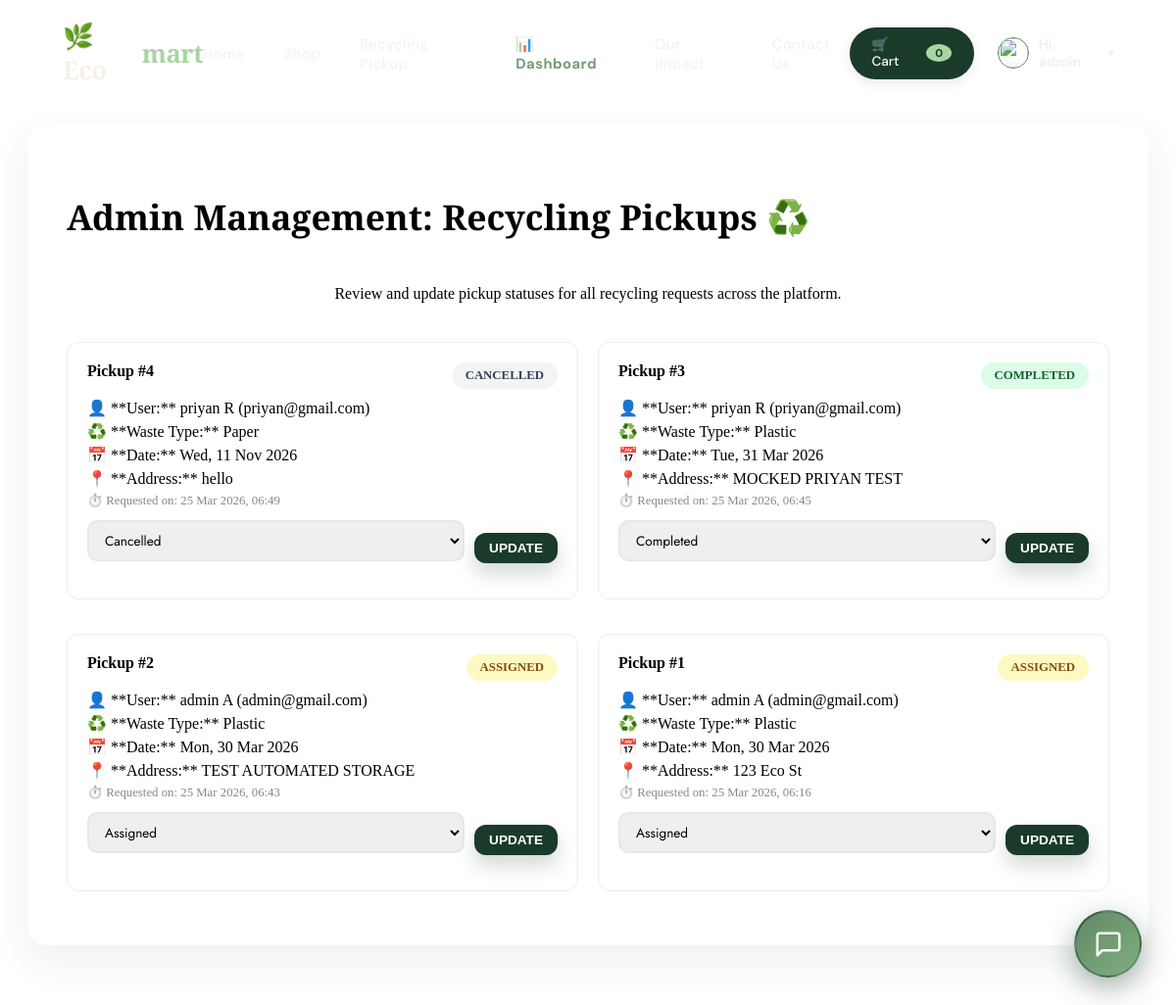
The app's page /manage-pickups/ (signed in), older data.
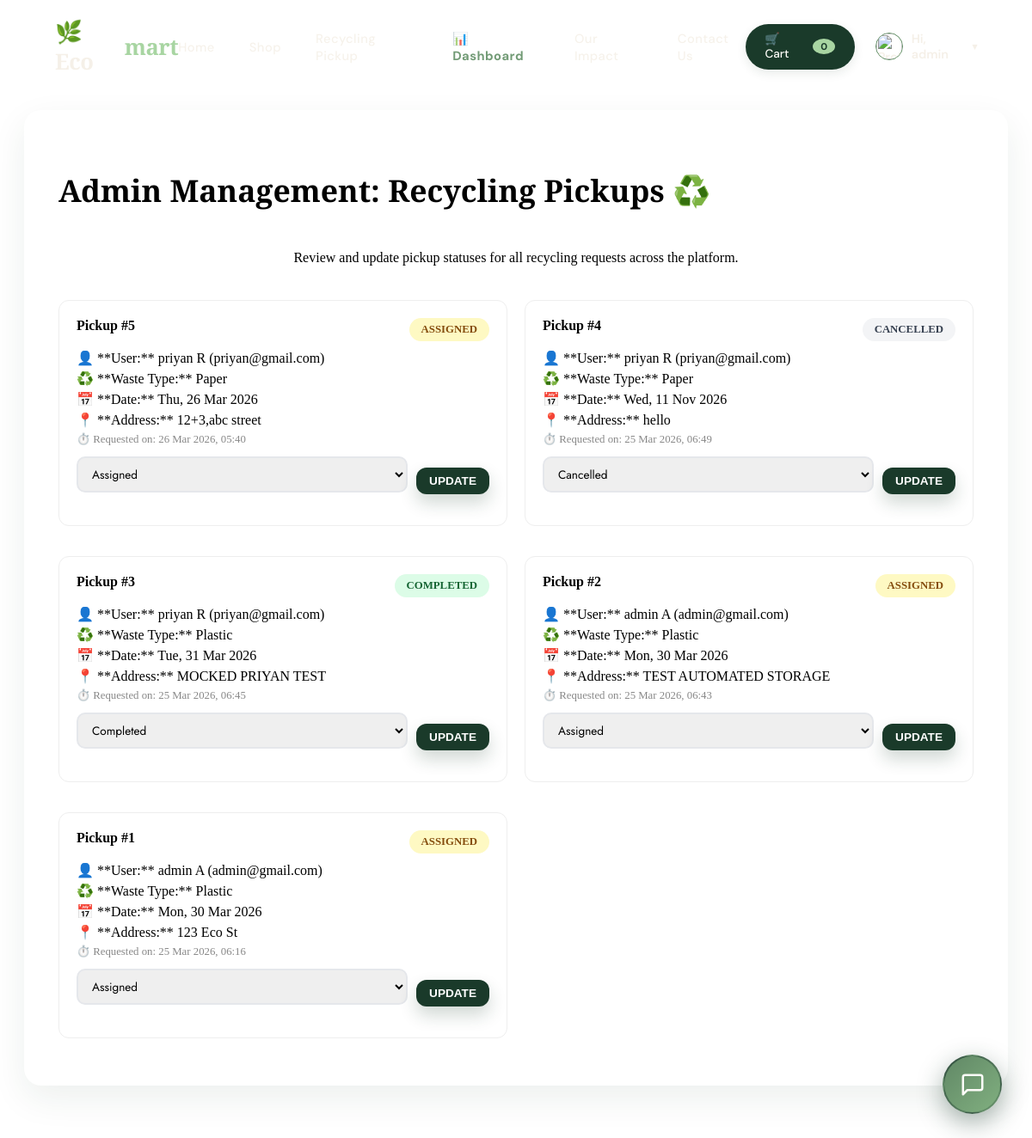
The same page, newer data.
### myapp/models.py (models this page shows, shortened)
class PickupRequest(models.Model):
    WASTE_TYPES = (
        ('Plastic', 'Plastic'),
        ('Electronic', 'Electronic/E-Waste'),
        ('Thermoplastics', 'Plastic - Thermoplastics'),
        ('Thermosetting Plastics', 'Plastic - Thermosetting Plastics'),
        ('Biodegradable Plastics', 'Plastic - Biodegradable Plastics'),
        ('Non-biodegradable Plastics', 'Plastic - Non-biodegradable Plastics'),
        ('IT Equipment', 'E-Waste - IT Equipment'),
        ('Telecommunication Devices', 'E-Waste - Telecommunication Devices'),
        ('Consumer Electronics', 'E-Waste - Consumer Electronics'),
        ('Lighting Equipment', 'E-Waste - Lighting Equipment'),
        ('Electrical Tools', 'E-Waste - Electrical Tools'),
        ('Medical Devices', 'E-Waste - Medical Devices'),
        ('Paper', 'Paper'),
        ('Cardboard', 'Paper - Cardboard'),
        ('Newspapers', 'Paper - Newspapers'),
        ('Office Paper', 'Paper - Office Paper'),
        ('Magazines', 'Paper - Magazines'),
        ('Books', 'Paper - Books'),
        ('Metal', 'Metal'),
        ('Aluminum Cans', 'Metal - Aluminum Cans'),
        ('Steel/Tin Cans', 'Metal - Steel/Tin Cans'),
        ('Scrap Metal', 'Metal - Scrap Metal'),
        ('Copper Wire', 'Metal - Copper Wire'),
        ('Glass', 'Glass'),
        ('Clear Glass', 'Glass - Clear Glass'),
        ('Green Glass', 'Glass - Green Glass'),
        ('Brown Glass', 'Glass - Brown Glass'),
        ('Other', 'Other'),
    )
    STATUS_CHOICES = (
        ('Pending', 'Pending'),
        ('Assigned', 'Assigned'),
        ('Completed', 'Completed'),
        ('Cancelled', 'Cancelled'),
    )
    user = models.ForeignKey(Register, on_delete=models.CASCADE)
    waste_type = models.CharField(max_length=50, choices=WASTE_TYPES)
    sub_waste_type = models.CharField(max_length=50, blank=True, null=True)
    pickup_date = models.DateField()
    address = models.TextField()
    status = models.CharField(max_length=20, choices=STATUS_CHOICES, default='Pending')
    created_at = models.DateTimeField(auto_now_add=True)

class Register(models.Model):
    first_name = models.CharField(max_length=100)
    last_name = models.CharField(max_length=100)
    email = models.EmailField(max_length=100, unique=True)
    phone = models.CharField(
        max_length=10,
        validators=[phone_validator],
        unique=True
    )
    city = models.CharField(max_length=100, blank=True)
    password = models.CharField(max_length=100)
    confirm_password = models.CharField(max_length=100)
    profile_img = models.ImageField(upload_to='profile_pics', null=True, blank=True)
    ROLE_CHOICES = (
        ('User', 'User'),
        ('Admin', 'Admin'),
    )
    role = models.CharField(max_length=10, choices=ROLE_CHOICES, default='User')

### myapp/views.py (the view, shortened to what this page needs)
# urls.py: path('manage-pickups/', views.admin_manage_pickups, name='admin_manage_pickups'),
def admin_manage_pickups(request):
    if 'user_id' not in request.session or request.session.get('user_role') != 'Admin':
        return redirect('signin')
    pickups = PickupRequest.objects.all().order_by('-created_at')
    return render(request, 'Pages/admin_pickups.html', {'pickups': pickups})

### myapp/context_processors.py (called while the page is built)
def cart_count(request):
    count = 0
    user_role = request.session.get('user_role', 'User')
    if 'user_id' in request.session:
        user_id = request.session['user_id']
        try:
            user = Register.objects.get(id=user_id)
            if user.role != user_role:
                request.session['user_role'] = user.role
                user_role = user.role
        except Register.DoesNotExist:
            request.session.flush()
            return {'cart_count': 0, 'user_role': 'User'}
        cart_items = Cart.objects.filter(user_id=user_id)
        count = sum(item.quantity for item in cart_items)
    return {
        'cart_count': count,
        'user_role': user_role
    }

### myapp/templates/Pages/admin_pickups.html (shortened to what this page needs)
{% extends 'base.html' %}
{% load static %}
{% block content %}
<link rel="stylesheet" href="{% static 'Styles/pickup.css' %}">
<section class="pickup-section">
    <div class="pickup-container" style="max-width: 1200px;">
        <h1 class="pickup-title">Admin Management: Recycling Pickups ♻️</h1>
        <p style="text-align: center; color: var(--sage-secondary); margin-bottom: 40px;">
            Review and update pickup statuses for all recycling requests across the platform.
        </p>
        <div style="display: grid; grid-template-columns: repeat(auto-fill, minmax(350px, 1fr)); gap: 20px;">
            {% for p in pickups %}
            <div class="admin-card">
                <div style="display: flex; justify-content: space-between; margin-bottom: 10px;">
                    <span style="font-weight: 700; color: var(--forest-primary);">Pickup #{{ p.id }}</span>
                    <span class="status-badge status-{{ p.status|lower }}">{{ p.status }}</span>
                </div>
                <p style="margin: 5px 0;">👤 **User:** {{ p.user.first_name }} {{ p.user.last_name }} ({{ p.user.email }})</p>
                <p style="margin: 5px 0;">♻️ **Waste Type:** {{ p.waste_type }}{% if p.sub_waste_type %} ({{ p.sub_waste_type }}){% endif %}</p>
                <p style="margin: 5px 0;">📅 **Date:** {{ p.pickup_date|date:"D, d M Y" }}</p>
                <p style="margin: 5px 0;">📍 **Address:** {{ p.address }}</p>
                <p style="margin: 5px 0; font-size: 0.8rem; color: #888;">⏱️ Requested on: {{ p.created_at|date:"d M Y, H:i" }}</p>
                <form action="{% url 'admin_manage_pickups' %}" method="POST" class="update-status-form">
                    <select name="status" class="form-input" style="padding: 8px 12px; font-size: 0.85rem;">
                        <option value="Assigned" {% if p.status == 'Assigned' %}selected{% endif %}>Assigned</option>
                        <option value="Completed" {% if p.status == 'Completed' %}selected{% endif %}>Completed</option>
                        <option value="Cancelled" {% if p.status == 'Cancelled' %}selected{% endif %}>Cancelled</option>
                    </select>
                    <button type="submit" class="submit-pickup" style="padding: 8px 15px; font-size: 0.85rem; width: auto;">Update</button>
                </form>
            </div>
            {% endfor %}
        </div>
    </div>
</section>
{% endblock %}

Row changes from the older to the newer data that the page shows:
added PickupRequest: id "5", status "ASSIGNED", user.first_name "priyan", user.last_name "R", user.email "priyan@gmail.com", waste_type "Paper", pickup_date "Thu, 26 Mar 2026", address "12+3,abc street", created_at "26 Mar 2026, 05:40", status "Assigned"
